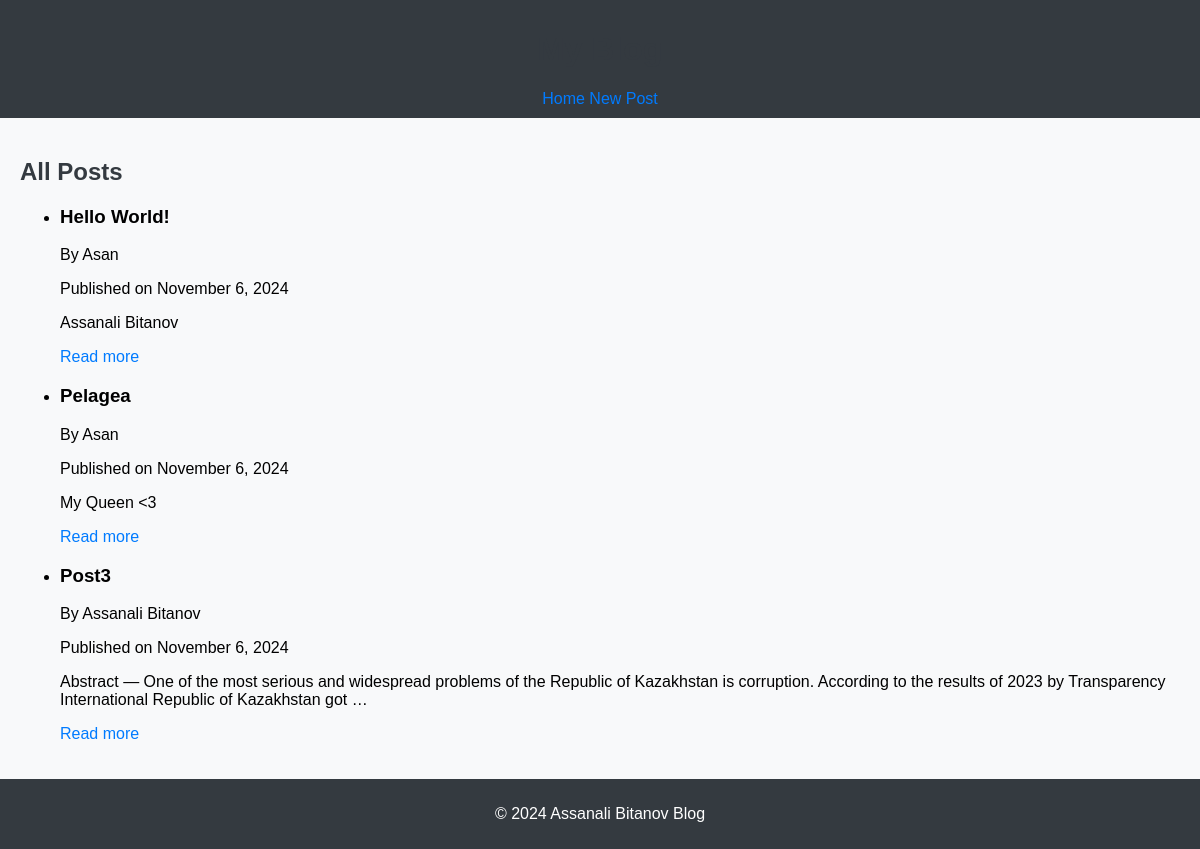
/blog/, run on an earlier commit of the app's database.
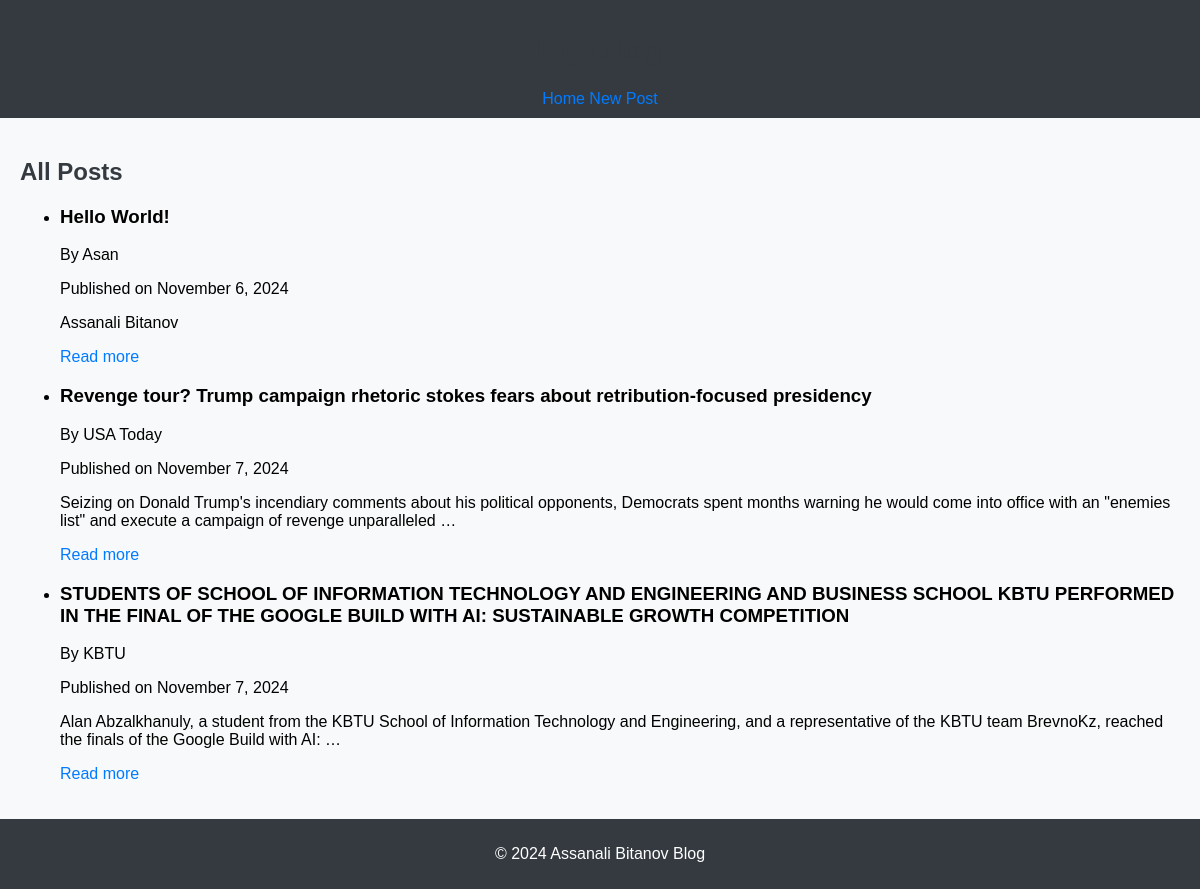
And on a later commit of the database.
### blog/models.py (models this page shows, shortened)
class Post(models.Model):
    title = models.CharField(max_length=200)
    content = models.TextField()
    author = models.CharField(max_length=100)
    published_date = models.DateTimeField(auto_now_add=True)
    categories = models.ManyToManyField(Category, related_name='posts')
    image = models.ImageField(upload_to='post_images/', blank=True, null=True)
    objects = models.Manager()
    published = PublishedPostManager()

### blog/views.py (the view)
# urls.py: path('', PostListView.as_view(), name='post_list'),
class PostListView(ListView):
    model = Post
    template_name = 'blog/post_list.html'
    context_object_name = 'posts'
    def get_queryset(self):
        return Post.published.all()

### blog/models.py (called while the page is built)
    def get_queryset(self):
        return super().get_queryset().filter(published_date__isnull=False)

### blog/templates/blog/post_list.html (shortened to what this page needs)
{% extends "blog/base.html" %}
{% block content %}
    <h2>All Posts</h2>
    <ul>
        {% for post in posts %}
            <li>
                <h3>{{ post.title }}</h3>
                <p>By {{ post.author }}</p>
                <p>Published on {{ post.published_date|date:"F j, Y" }}</p>
                <p>{{ post.content|truncatewords:30 }}</p>
                <a href="{% url 'post_detail' post.id %}">Read more</a>
            </li>
        {% empty %}
            <li>No posts are available.</li>
        {% endfor %}
    </ul>
{% endblock %}

### blog/templates/blog/base.html (shortened to what this page needs)
<!DOCTYPE html>
<html lang="en">
<head>
    {% load static %}
    <link rel="stylesheet" href="{% static 'css/style.css' %}">
</head>
<body>
    <header>
        <h1>My Blog</h1>
        <nav>
            <a href="{% url 'post_list' %}">Home</a>
            <a href="{% url 'create_post' %}">New Post</a>
        </nav>
    </header>
    <main>
        {% block content %}{% endblock %}
    </main>
    <footer>
        <p>&copy; 2024 Assanali Bitanov Blog</p>
    </footer>
</body>
</html>

### blog/static/css/style.css (style rules this page uses)
body { font-family: Arial, sans-serif; margin: 0; padding: 0; background-color: #f8f9fa; }
header, footer { background-color: #343a40; color: white; padding: 10px; text-align: center; }
main { padding: 20px; }
h1, h2 { color: #343a40; }
a { color: #007bff; text-decoration: none; }

What changed in the data, as far as the page shows it:
removed Post: title "Pelagea", author "Asan", published_date "November 6, 2024", content "My Queen <3"
removed Post: title "Post3", author "Assanali Bitanov", published_date "November 6, 2024", content "Abstract — One of the most serious and widespread problems of the Republic of Kazakhstan is corruption. According to the results of 2023 by Transparency International Republic of Kazakhstan got …"
added Post: title "Revenge tour? Trump campaign rhetoric stokes fears about retribution-focused presidency", author "USA Today", published_date "November 7, 2024", content "Seizing on Donald Trump's incendiary comments about his political opponents, Democrats spent months warning he would come into office with an \"enemies list\" and execute a campaign of revenge unparalleled …"
added Post: title "STUDENTS OF SCHOOL OF INFORMATION TECHNOLOGY AND ENGINEERING AND BUSINESS SCHOOL KBTU PERFORMED IN THE FINAL OF THE GOOGLE BUILD WITH AI: SUSTAINABLE GROWTH COMPETITION", author "KBTU", published_date "November 7, 2024", content "Alan Abzalkhanuly, a student from the KBTU School of Information Technology and Engineering, and a representative of the KBTU team BrevnoKz, reached the finals of the Google Build with AI: …"
